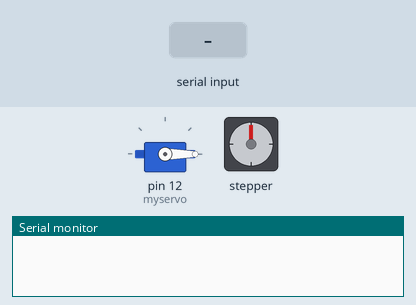
Simulated run of this sketch. Board: Arduino Uno, built with avr-gcc and run on an emulated ATmega328P. On the bench: servo, stepper motor, the last lines printed to the serial monitor. The inputs (shaded band) are chosen by the test bench. Stepper angles assume 200 steps per turn.

Above: at 1.2 s.
1.3 s: "b" received over Serial
At 1.45 s:
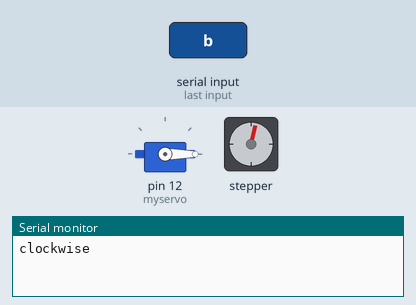
3.2 s: "p" received over Serial
At 3.35 s:
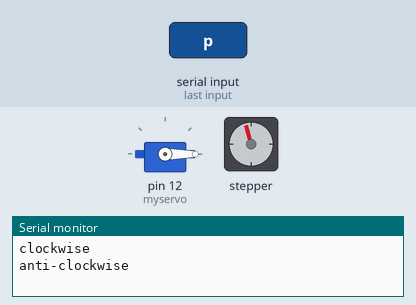
5.1 s: "o" received over Serial
At 5.56 s:
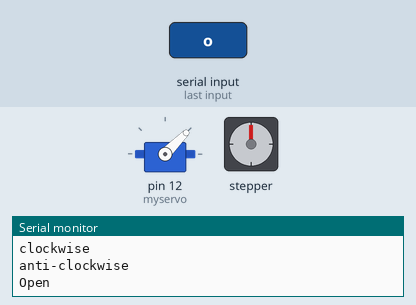
Timing chart, 0 to 9.2 s (numbered marks = the images above; inputs shaded):
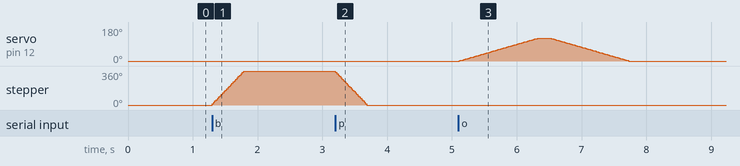

The sketch:

Bottle_Paper1.ino
```cpp
#include <Stepper.h>
#include <Servo.h>
char msg;
const int stepPerRevolution = 200;
int n = 0;
Servo myservo;
int pos = 0;
Stepper myStepper(stepPerRevolution,2,4,3,5);

void setup() {
  // put your setup code here, to run once:
  myStepper.setSpeed(120);
  myservo.attach(12);
  Serial.begin(9600);
}

void Bottle(){
  unsigned long st = millis();
  while(true){
    Serial.println("clockwise");
    myStepper.step(stepPerRevolution);
    if (millis() - st  > 250){
      break;
      }
  }
}


void Paper(){
  unsigned long st = millis();
  while(true){
    Serial.println("anti-clockwise");
    myStepper.step(-stepPerRevolution);
    if (millis() - st  > 250){
      break;
      }
  }
}

void OpenClose(){
  for(pos = 0; pos <= 120; pos += 1){
     myservo.write(pos);
     delay(10);
    }

  delay(200);

  for(pos = 120; pos >= 0; pos -= 1){
     myservo.write(pos);
     delay(10);
    }
}

void loop() {
  // put your main code here, to run repeatedly:
  if (Serial.available() > 0){
    msg = Serial.read();

    if (msg == 'b'){
        Bottle();

      }

     if (msg == 'p'){
        Paper();
      }

    if (msg == 'o'){
        Serial.println("Open");
        OpenClose();
      }
  }

  if(n == 0){
    myservo.write(0);
    n == 1;
    }
}
```

Measured:
- after the input at 1.3 s, stepper: turns 360° clockwise in 0.48 s, starting at once
- after the input at 3.2 s, stepper: turns 360° counter-clockwise in 0.48 s, starting at once
- after the input at 5.1 s, servo on pin 12 (myservo): rises from 0° to 120° in 1.2 s, then falls to 0° in 1.4 s
